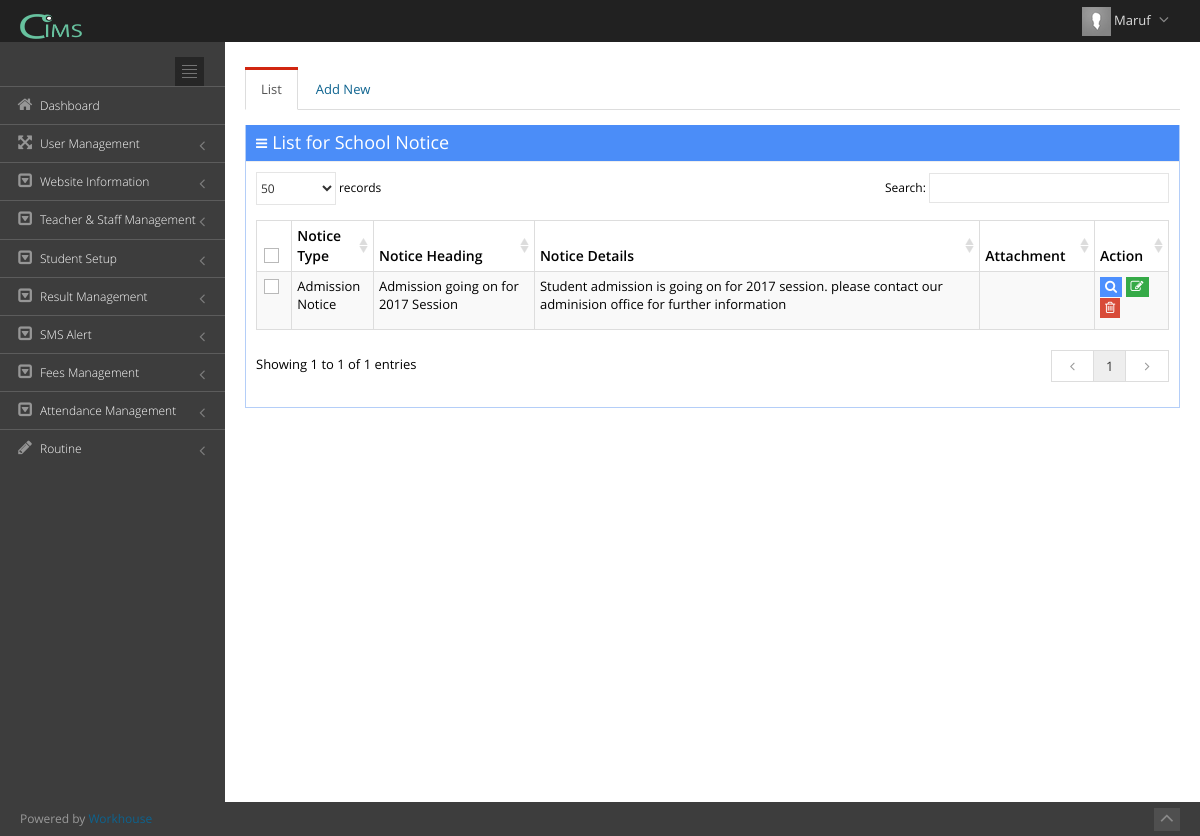
Page /index.php?view=notices (signed in) on the committed database.
### tables this page shows
CREATE TABLE `user_admin` (
  `userid` int(11) NOT NULL,
  `username` text NOT NULL,
  `usr_code` varchar(500) NOT NULL,
  `role` varchar(100) NOT NULL,
  `password` varchar(500) NOT NULL,
  `image` varchar(300) NOT NULL,
  `userdate` date NOT NULL,
  `uniqueToken` varchar(40) NOT NULL
);

CREATE TABLE `t_modules` (
  `moduleid` int(11) NOT NULL COMMENT 'module id',
  `name` text NOT NULL,
  `page_caption` text NOT NULL,
  `page_link` text NOT NULL,
  `is_report` int(2) NOT NULL COMMENT '1=report,0=form',
  `is_main` int(2) NOT NULL COMMENT '1=main,0=sub',
  `icon` varchar(300) NOT NULL,
  `show` int(2) NOT NULL COMMENT '1=show,0=hide'
);

CREATE TABLE `tbl_notice` (
  `notice_id` int(11) NOT NULL,
  `school_id` int(11) NOT NULL,
  `notice_type` int(11) NOT NULL COMMENT '1= General Notice; 2 = Admission Notice',
  `notice_heading` varchar(255) NOT NULL,
  `notice_details` longtext NOT NULL,
  `publish_date` varchar(50) NOT NULL,
  `notice_attachment` varchar(255) NOT NULL,
  `status` tinyint(4) NOT NULL DEFAULT '1',
  `created_on` datetime NOT NULL
);

### include/view.php (called while the page is built, shortened)
<?php
	require('functions.php');
	$htaccess = isset($_SERVER['HTACCESS']);
	if(isset($_GET['view'])){
	 	@$view = $_GET['view'];
	}
	else {
	 	$view = 'login';
	}
	$page = $view.'_asoft.php';
	include($page);
?>

### include/functions.php (called while the page is built, shortened)
<?php
function urlroute($url){
	global $htaccess;
	if(!$htaccess){
		$url = 'index.php?view='.$url;
	}
	return $url;
}
function escape($input){
	return mysql_real_escape_string($input);
}
function name($email){
	$sql = "SELECT username FROM user_admin WHERE usr_code = '$email'";
	$qry = mysql_query($sql) or die ("Error in name selection at header".mysql_error());
	$rs = mysql_fetch_array($qry);
	return $rs['username'];
}
?>

### notices_asoft.php (the view, shortened to what this page needs)
<?php
$sql_Name = "SELECT name,page_link,page_caption FROM `t_modules` where page_link='".$view."'";
$qry_Name = mysql_query($sql_Name);
$page_title = mysql_result($qry_Name, 0, "name");
$page_link = mysql_result($qry_Name, 0, "page_link");
if(isset($_SESSION['com_cbs_aaiam_school_maruf_user_email']) == true)
{
?>
<div class="page-content">
<div class="row">
    <div class="col-md-12">
        <div class="tabbable tabbable-custom boxless">
            <ul class="nav nav-tabs">
                 <li class="<?php if(@$_REQUEST['temp']=="Save" || @$_REQUEST['temp']=="View") {echo "";} else{echo "active";}?>"><a href="#tab_0" data-toggle="tab">List</a></li>
                <li class="<?php if(@$_REQUEST['temp']=="Save" || @$_REQUEST['temp']=="View") {echo "active";} else{echo "";}?>"><a href="#tab_1" data-toggle="tab">Add New</a></li>
            </ul>
            <div class="tab-content">
            	<div class="tab-pane <?php if(@$_REQUEST['temp']=="Save" || @$_REQUEST['temp']=="View") {echo "";} else{echo "active";}?>" id="tab_0">
                    <div class="portlet box blue ">
                        <div class="portlet-title">
                            <div class="caption"><i class="icon-reorder"></i>List for <?php echo $page_title;?></div>
                        </div>
                        <div class="portlet-body  flip-scroll">
                            <form action=""  class="form-horizontal form-bordered" id="formIDdel" method="post" enctype="multipart/form-data">
                            <table class="table table-bordered table-striped table-condensed flip-content" id="sample_1">
                                <thead class="flip-content">
                                    <tr>
                                        <th><input type="checkbox" class="group-checkable" data-set="#sample_1 .checkboxes" /></th>
                                        <th>Notice Type</th>
                                        <th>Notice Heading</th>
                                        <th>Notice Details</th>
                                        <th>Attachment</th>
                                        <th>Action</th>
                                    </tr>
                                </thead>
                                <tbody>
                                <?php
                                $sql_user_admin = "SELECT * FROM tbl_notice";
                                $qry_user_admin = mysql_query($sql_user_admin);
                                while($row = mysql_fetch_array($qry_user_admin)){
									$pk = $row['notice_id'];
                                ?>
                                <tr>
                                    <td><input type="checkbox" class="checkboxes" value="1" /></td>
                                    <td><?php if($row['notice_type'] == 1) {echo "General Notice";} else {echo "Admission Notice";}?></td>
                                    <td><?php echo $row['notice_heading']?></td>
                                    <td><?php echo $row['notice_details']?></td>
                                    <td><?php echo $row['notice_attachment'];?></td>
                                    <td>
                                    <?php if(@$row_access_acs[3] == 'View') {?>
                                        <a
                                        href="<?php echo urlroute($page_link); ?>&Editid=<?php echo $pk;?>&temp=View"
                                        class="btn btn-xs blue">
                                        <i class="icon-search"></i>
                                        </a>
                                    <?php }?>
                                    <?php if(@$row_access_acs[1] == 'Edit') {?>
                                        <a onclick="return confirm('Do you want to Edit?')"
                                        href="<?php echo urlroute($page_link); ?>&Editid=<?php echo $pk;?>&temp=Save"
                                        class="btn btn-xs green">
                                        <i class="icon-edit"></i>
                                        </a>
                                    <?php }?>
                                    <?php if(@$row_access_acs[2] == 'Delete') {?>
                                        <a 	onclick="return confirm('Do you want to Delete?')"
                                        href="<?php echo urlroute($page_link); ?>&Deleteid=<?php echo $pk;?>&temp=Delete"
                                        class="btn btn-xs red">
                                        <i class="icon-trash"></i>
                                        </a>
                                    <?php }?>
                                    </td>
                                </tr>
                                <?php } ?>
                                </tbody>
                            </table>
                            </form>
                        </div>
                    </div>
                </div>
        	</div>
        </div>
    </div>
</div>
</div>
<?php
} else
{
?>  <script type="text/javascript">
location.replace('index.php');
</script>
<?php }?>

### include/nav_header.php (shortened to what this page needs)
<div class="header navbar navbar-inverse navbar-fixed-top">
        <div class="header-inner">
           <a class="navbar-brand" href="#" target="_blank">
            <img src="img/login-logo.png" alt="logo" class="img-responsive" style="height:25px"/>
            </a>
            <ul class="nav navbar-nav pull-right">
                <li class="dropdown user">
                	<a href="#" class="dropdown-toggle" data-toggle="dropdown" data-hover="dropdown" data-close-others="true">
                        <?php
						$sql_view = "SELECT * FROM user_admin WHERE usr_code='".@$_SESSION['com_cbs_aaiam_school_maruf_user_email']."'";
						$qry_view = mysql_query($sql_view) or die("Error in view ->".mysql_error());
						$rs_view = mysql_fetch_array($qry_view);
						@$path = 'img/user/'.@$rs_view["image"];
						if(@$rs_view["image"] != "" && file_exists($path)==true){
							$thumbs  = 'img/user/thumbs/small'.@$rs_view["image"];
						}else{
							$thumbs  = 'assets/img/avatar.png';
						}
						?>
                        <img alt="" src="<?php echo $thumbs;?>" height="29"/>
               	 		<span class="username"><?php echo name($_SESSION['com_cbs_aaiam_school_maruf_user_email']);?></span>
                		<i class="icon-angle-down"></i>
                	</a>
                </li>
            </ul>
        </div>
</div>

### include/nav_sidebar.php (shortened to what this page needs)
<div class="page-sidebar navbar-collapse collapse">
         <ul class="page-sidebar-menu">
            <li>
               <div class="sidebar-toggler hidden-phone"></div>
            </li>
            <?php
$Select = mysql_query("SELECT * FROM `hierarchy`");
while($Row = mysql_fetch_assoc($Select)){
	if($Row['category'] == 'm'){
		$Arr[$Row['hierarchy_id']] = $Row['sub_category'];
	}else{
		$Childs[$Row['category']][$Row['hierarchy_id']] = $Row['sub_category'];
	}
}
function gettree($Array,$view,$macs){
		foreach($Array as $key => $value){
			if(array_key_exists($value,@$macs)){
				$sql_category_name = "SELECT * FROM t_modules WHERE moduleid = '".escape($value)."'";
				$qry_category_name = mysql_query($sql_category_name);
				while($rs_category_name = mysql_fetch_array($qry_category_name))
				{
					$name = $rs_category_name['name'];
					$page_link = $rs_category_name['page_link'];
					$icon = $rs_category_name['icon'];
				}
				$qry_is_main_cat = mysql_query("SELECT category FROM `hierarchy` WHERE hierarchy_id=$key");
				$is_main_cat = mysql_result($qry_is_main_cat, 0, "category");
				echo '<li id="module_'.$value.'" ';
					if($page_link == $view) echo 'class="active "';
				echo '>';
					echo '<a   href="'.urlroute($page_link).'"';
					echo '>';
						echo '<i class="'.$icon.'"></i>';
						echo '<span class="title">';
						echo $name;
						echo '</span>';
					echo '</a> ';
				if($is_main_cat != 'm'){
					echo '</li>';
				}
			}
		}
}
gettree($Arr,$view,$macs);
?>
         </ul>
      </div>

### assets/css/style-metronic.css (style rules this page uses)
div, input, select, textarea, span, img, table, td, th, p, a, button, ul, code, pre, li { -webkit-border-radius: 0 !important; -moz-border-radius: 0 !important; border-radius: 0 !important; }
.btn { border-width: 0; padding: 7px 14px; font-size: 14px; outline: none !important; -webkit-box-shadow: none !important; -moz-box-shadow: none !important; box-shadow: none !important; -webkit-border-radius: 0 !important; -moz-border-radius: 0 !important; border-radius: 0 !important; -webkit-text-shadow: none; -moz-text-shadow: none; text-shadow: none; }
.btn.red { color: white; text-shadow: none; background-color: #d84a38; }
.btn.blue { color: white; text-shadow: none; background-color: #4d90fe; }
.btn.green { color: white; text-shadow: none; background-color: #35aa47; }
.btn > i { font-size: 14px; }
.btn-sm, .btn-xs { padding: 5px 10px; font-size: 12px; line-height: 1.5; }
.btn-sm > i, .btn-xs > i { font-size: 13px; }
.btn-xs { padding: 1px 5px; }
.nav-tabs, .nav-pills { margin-bottom: 10px; }
.table thead > tr > th { border-bottom: 0; }

### assets/css/style-responsive.css (style rules this page uses)
@media (min-width: 992px) { .page-sidebar { position: absolute; width: 225px; } }
@media (min-width: 992px) { .page-sidebar.navbar-collapse { max-height: none !important; } }
@media (min-width: 992px) { .page-content { margin-left: 225px; margin-top: 0px; min-height: 760px; padding: 25px 20px 20px 20px; } }

### assets/css/plugins.css (style rules this page uses)
.dataTable { width: 100% !important; clear: both; margin-top: 5px; }
.dataTable > thead > tr > th.sorting, .dataTable > thead > tr > th.sorting_asc, .dataTable > thead > tr > th.sorting_desc { padding-right: 18px; }

### assets/css/themes/default.css (style rules this page uses)
body { background-color: #3d3d3d !important; }
.header { filter: none !important; background-image: none !important; background-color: #212121 !important; }
.header .navbar-nav li.dropdown .dropdown-toggle i { color: #8a8a8a !important; }
.page-sidebar { background-color: #3d3d3d; }
ul.page-sidebar-menu > li > a { border-top: 1px solid #5c5c5c !important; color: #ffffff !important; }
ul.page-sidebar-menu > li:last-child > a { border-bottom: 1px solid transparent !important; }
ul.page-sidebar-menu > li a i { color: #969696; }
.sidebar-toggler { background-image: url(../../img/sidebar-toggler.jpg); background-color: #242424; }

### rows in the picture
user_admin: username "Maruf"
t_modules: name "Dashboard"
t_modules: name "User Management"
t_modules: name "Website Information"
t_modules: name "Teacher & Staff Management"
t_modules: name "Student Setup"
t_modules: name "Result Management"
t_modules: name "SMS Alert"
t_modules: name "Fees Management"
t_modules: name "Attendance Management"
t_modules: name "Routine"
t_modules: name "School Notice"
tbl_notice: notice_type "Admission Notice", notice_heading "Admission going on for 2017 Session", notice_details "Student admission is going on for 2017 session. please contact our adminision office for further information"
